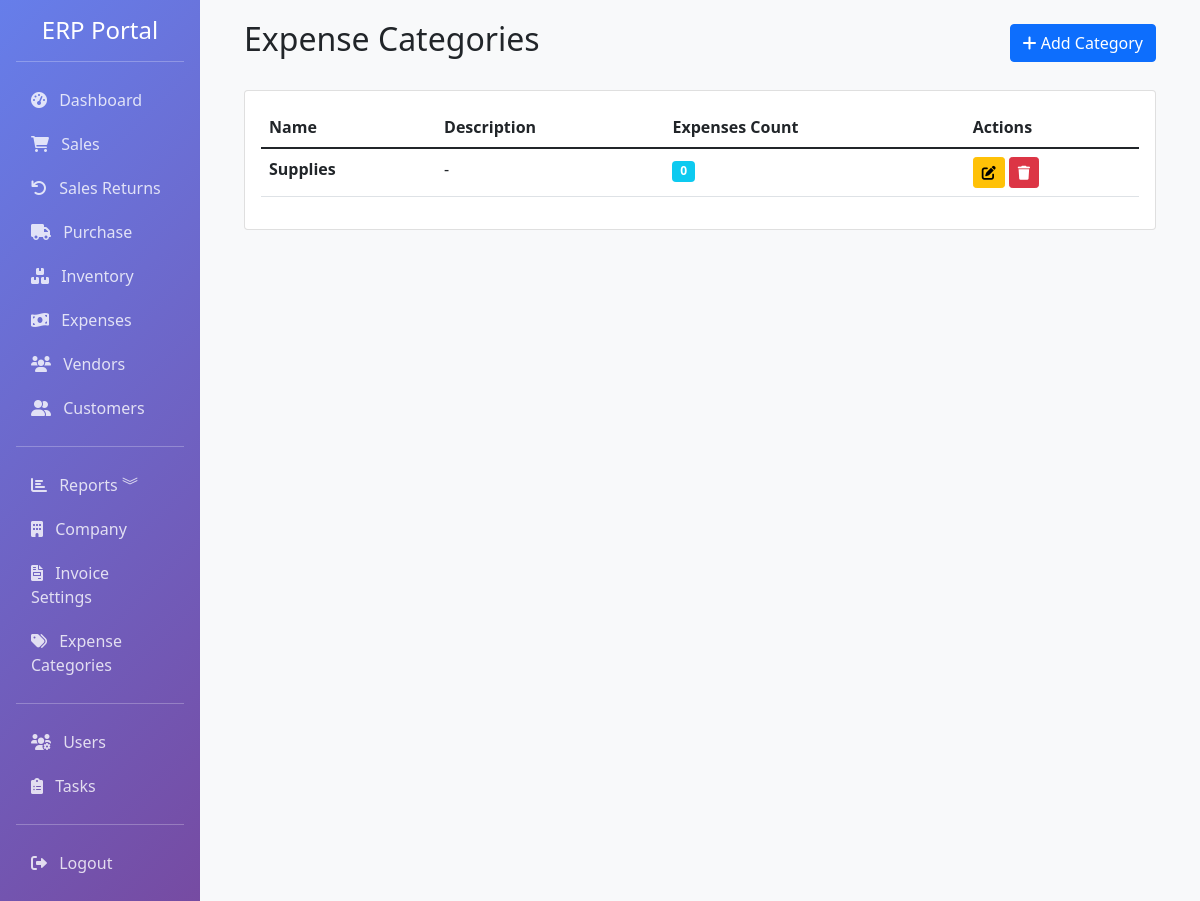
The app's page /accounting/expense-categories (signed in) with its own data.
### app/models.py (models this page shows, shortened)
class ExpenseCategory(db.Model):
    __tablename__ = 'expense_categories'
    id = db.Column(db.Integer, primary_key=True)
    name = db.Column(db.String(100), nullable=False, unique=True, index=True)
    description = db.Column(db.Text)
    is_active = db.Column(db.Boolean, default=True)
    created_at = db.Column(db.DateTime, default=datetime.utcnow)
    expenses = db.relationship('Expense', backref='expense_category', lazy=True)

### app/routes/accounting.py (the view)
@bp.route('/expense-categories')
@login_required
def expense_categories():
    from app.models import ExpenseCategory
    categories = ExpenseCategory.query.order_by(ExpenseCategory.name).all()
    return render_template('accounting/expense_categories.html', categories=categories)

### app/models.py (called while the page is built)
    @property
    def is_admin(self):
        return self.role == 'admin'

### app/templates/accounting/expense_categories.html (shortened to what this page needs)
{% extends "base.html" %}
{% block content %}
<div class="container-fluid">
    <div class="d-flex justify-content-between align-items-center mb-4">
        <h2>Expense Categories</h2>
        <a href="{{ url_for('accounting.add_expense_category') }}" class="btn btn-primary">
            <i class="fas fa-plus"></i> Add Category
        </a>
    </div>
    <div class="card">
        <div class="card-body">
            <div class="table-responsive">
                <table class="table table-hover">
                    <thead>
                        <tr>
                            <th>Name</th>
                            <th>Description</th>
                            <th>Expenses Count</th>
                            <th>Actions</th>
                        </tr>
                    </thead>
                    <tbody>
                        {% for category in categories %}
                        <tr>
                            <td><strong>{{ category.name }}</strong></td>
                            <td>{{ category.description or '-' }}</td>
                            <td>
                                <span class="badge bg-info">{{ category.expenses|length }}</span>
                            </td>
                            <td>
                                <a href="{{ url_for('accounting.edit_expense_category', id=category.id) }}"
                                   class="btn btn-sm btn-warning" title="Edit">
                                    <i class="fas fa-edit"></i>
                                </a>
                                {% if category.expenses %}
                                <button class="btn btn-sm btn-secondary" disabled title="Cannot delete - has expenses">
                                    <i class="fas fa-trash"></i>
                                </button>
                                {% else %}
                                <button class="btn btn-sm btn-danger" onclick="deleteCategory({{ category.id }}, '{{ category.name|e }}')" title="Delete">
                                    <i class="fas fa-trash"></i>
                                </button>
                                {% endif %}
                            </td>
                        </tr>
                        {% endfor %}
                    </tbody>
                </table>
            </div>
        </div>
    </div>
</div>
{% endblock %}

### records on screen
ExpenseCategory: name "Supplies", description "-", expenses|length "0"
